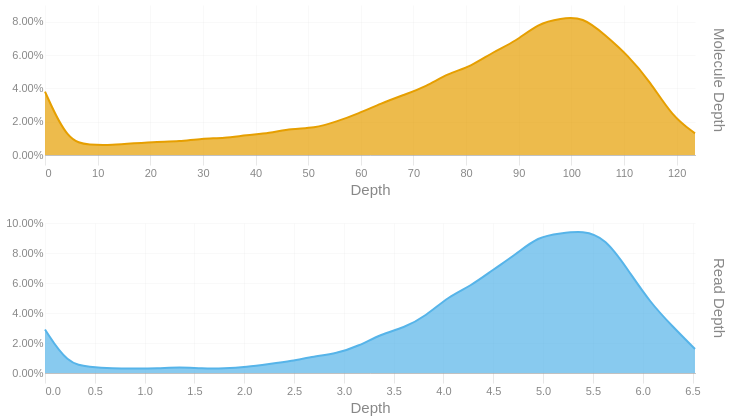

Write notebook code for a chart like this one.
### Code cell
readdep = depth_hist(tb['Read Depth'], q99, 3)
readdep = readdep.with_columns(pl.lit('Read Depth').alias('Metric'))
if not SKIPLR:
    moldep = depth_hist(tb['Molecule Depth'], mol_q99, 1)
    moldep = moldep.with_columns(pl.lit('Molecule Depth').alias('Metric'))
    _hist = pl.concat([readdep, moldep])
    _hist = _hist.filter(pl.col('Proportion') != 0)
    with SafeRender(_hist):
        (
            alt.Chart(_hist)        
            .mark_area(interpolate = "basis")
            .encode(
                x=alt.X('Bin:Q').scale(domainMin=0).axis(alt.Axis(title='Depth')),
                y = alt.Y('Proportion:Q', title = None).axis(format = '.2%'),
                color = alt.Color('Metric:N').legend(None),
                row = alt.Row("Metric:N").header(title = None, labelOrient = 'right'),
                tooltip = [
                    alt.Tooltip("Metric:N", title = "Metric"),
                    alt.Tooltip('Interval:N', title = "Depth Interval"),
                    alt.Tooltip('Proportion:Q', title = "% Alignments").format('.2%')
                ]
            )
            .resolve_scale(x='independent', y='independent')
            .properties(
                height = 150, width = 650,
                usermeta={'embedOptions': {'downloadFileName': f'{samplename}.depth.hist'}}
            )
        ).display()
else:
    readdep = readdep.filter(pl.col('Proportion') != 0)
    with SafeRender(readdep):
        (
            alt.Chart(readdep)        
            .mark_area(interpolate = "basis")
            .encode(
                x=alt.X('Bin:Q').scale(domainMin=0).axis(alt.Axis(title='Depth')),
                y = alt.Y('Proportion:Q', title = None).axis(format = '.2%'),
                tooltip = [
                    alt.Tooltip('Interval:N', title = "Depth Interval"),
                    alt.Tooltip('Proportion:Q', title = "% Alignments").format('.2%')
                ]
            )
            .properties(
                usermeta={'embedOptions': {'downloadFileName': f'{samplename}.depth.hist'}}
            )
        ).display()

### Figure 1 — Vega-Lite specification as saved in the notebook (floating-point values rounded to 4 significant figures)
{"width": 650, "height": 150, "config": {"title": {"anchor": "start", "dy": -15, "fontSize": 18, "color": "#888888", "subtitleColor": "#888888", "subtitleFontSize": 14}, "arc": {"fill": "#0072B2"}, "axis": {"domainColor": "#888888", "domainWidth": 0.5, "gridWidth": 0.2, "grid": false, "titleFontWeight": 400, "titleFontSize": 15, "labelFontSize": 11, "labelColor": "#888888", "tickColor": "#888888", "tickWidth": 0.2, "titleColor": "#888888"}, "axisBand": {"grid": false}, "axisX": {"grid": true, "tickSize": 10, "domainCap": "round"}, "axisY": {"domain": false, "grid": true, "tickSize": 0, "domainCap": "round"}, "background": "transparent", "header": {"labelFontSize": 15, "labelColor": "#888888", "titleFontSize": 15, "titleFontWeight": 600, "titleColor": "#888888"}, "legend": {"labelFont": "sans-serif", "labelFontSize": 12, "labelColor": "#888888", "symbolSize": 100, "symbolType": "circle", "titleFontSize": 12, "titlePadding": 10, "titleColor": "#888888", "title": null}, "range": {"category": ["#E69F00", "#56B4E9", "#009E73", "#F0E442", "#0072B2", "#D55E00", "#CC79A7", "#000000"], "diverging": ["#cfe8f3", "#a2d4ec", "#73bfe2", "#46abdb", "#1696d2", "#12719e"]}, "area": {"fill": "#0072B2", "fillOpacity": 0.7, "line": true, "strokeOpacity": 0.7}, "line": {"color": "#0072B2", "stroke": "#0072B2", "strokeWidth": 2}, "trail": {"color": "#0072B2", "stroke": "#0072B2", "strokeWidth": 0, "size": 1}, "point": {"filled": true, "fillOpacity": 1.0, "size": 95}, "text": {"color": "#888888", "fontSize": 11, "align": "right", "fontWeight": 400, "size": 11}, "bar": {"fill": "#0072B2", "stroke": null}, "view": {"stroke": null, "continuousWidth": 660, "continuousHeight": 400}}, "data": {"name": "data-7f2f38c2a4ae35b3349c23022a954f92"}, "mark": {"type": "area", "interpolate": "basis"}, "encoding": {"color": {"field": "Metric", "legend": null, "type": "nominal"}, "row": {"field": "Metric", "header": {"title": null, "labelOrient": "right"}, "type": "nominal"}, "tooltip": [{"field": "Metric", "title": "Metric", "type": "nominal"}, {"field": "Interval", "title": "Depth Interval", "type": "nominal"}, {"field": "Proportion", "format": ".2%", "title": "% Alignments", "type": "quantitative"}], "x": {"axis": {"title": "Depth"}, "field": "Bin", "scale": {"domainMin": 0}, "type": "quantitative"}, "y": {"axis": {"format": ".2%"}, "field": "Proportion", "title": null, "type": "quantitative"}}, "resolve": {"scale": {"x": "independent", "y": "independent"}}, "usermeta": {"embedOptions": {"downloadFileName": "S5_Connecticut_977.depth.hist"}}, "$schema": "https://vega.github.io/schema/vega-lite/v6.1.0.json", "datasets": {"data-7f2f38c2a4ae35b3349c23022a954f92": [{"Bin": 0.0, "Interval": "0.0-0.225", "Proportion": 0.029, "Metric": "Read Depth"}, {"Bin": 0.225, "Interval": "0.225-0.45", "Proportion": 0.006, "Metric": "Read Depth"}, {"Bin": 0.45, "Interval": "0.45-0.675", "Proportion": 0.004, "Metric": "Read Depth"}, {"Bin": 0.675, "Interval": "0.675-0.9", "Proportion": 0.003, "Metric": "Read Depth"}, {"Bin": 0.9, "Interval": "0.9-1.125", "Proportion": 0.003, "Metric": "Read Depth"}, {"Bin": 1.125, "Interval": "1.125-1.35", "Proportion": 0.003, "Metric": "Read Depth"}, {"Bin": 1.35, "Interval": "1.35-1.575", "Proportion": 0.004, "Metric": "Read Depth"}, {"Bin": 1.575, "Interval": "1.575-1.8", "Proportion": 0.003, "Metric": "Read Depth"}, {"Bin": 1.8, "Interval": "1.8-2.025", "Proportion": 0.003, "Metric": "Read Depth"}, {"Bin": 2.025, "Interval": "2.025-2.25", "Proportion": 0.004, "Metric": "Read Depth"}, {"Bin": 2.25, "Interval": "2.25-2.475", "Proportion": 0.006, "Metric": "Read Depth"}, {"Bin": 2.475, "Interval": "2.475-2.7", "Proportion": 0.008, "Metric": "Read Depth"}, {"Bin": 2.7, "Interval": "2.7-2.925", "Proportion": 0.011, "Metric": "Read Depth"}, {"Bin": 2.925, "Interval": "2.925-3.15", "Proportion": 0.013, "Metric": "Read Depth"}, {"Bin": 3.15, "Interval": "3.15-3.375", "Proportion": 0.018, "Metric": "Read Depth"}, {"Bin": 3.375, "Interval": "3.375-3.6", "Proportion": 0.026, "Metric": "Read Depth"}, {"Bin": 3.6, "Interval": "3.6-3.825", "Proportion": 0.03, "Metric": "Read Depth"}, {"Bin": 3.825, "Interval": "3.825-4.05", "Proportion": 0.038, "Metric": "Read Depth"}, {"Bin": 4.05, "Interval": "4.05-4.275", "Proportion": 0.051, "Metric": "Read Depth"}, {"Bin": 4.275, "Interval": "4.275-4.5", "Proportion": 0.058, "Metric": "Read Depth"}, {"Bin": 4.5, "Interval": "4.5-4.725", "Proportion": 0.069, "Metric": "Read Depth"}, {"Bin": 4.725, "Interval": "4.725-4.95", "Proportion": 0.079, "Metric": "Read Depth"}, {"Bin": 4.95, "Interval": "4.95-5.175", "Proportion": 0.091, "Metric": "Read Depth"}, {"Bin": 5.175, "Interval": "5.175-5.4", "Proportion": 0.093, "Metric": "Read Depth"}, {"Bin": 5.4, "Interval": "5.4-5.625", "Proportion": 0.095, "Metric": "Read Depth"}, {"Bin": 5.625, "Interval": "5.625-5.85", "Proportion": 0.09, "Metric": "Read Depth"}, {"Bin": 5.85, "Interval": "5.85-6.075", "Proportion": 0.069, "Metric": "Read Depth"}, {"Bin": 6.075, "Interval": "6.075-6.3", "Proportion": 0.047, "Metric": "Read Depth"}, {"Bin": 6.3, "Interval": "6.3-6.525", "Proportion": 0.031, "Metric": "Read Depth"}, {"Bin": 6.525, "Interval": "6.525-6.75", "Proportion": 0.016, "Metric": "Read Depth"}, {"Bin": 0.0, "Interval": "0.0-4.3", "Proportion": 0.038, "Metric": "Molecule Depth"}, {"Bin": 4.3, "Interval": "4.3-8.5", "Proportion": 0.008, "Metric": "Molecule Depth"}, {"Bin": 8.5, "Interval": "8.5-12.8", "Proportion": 0.006, "Metric": "Molecule Depth"}, {"Bin": 12.8, "Interval": "12.8-17.0", "Proportion": 0.006, "Metric": "Molecule Depth"}, {"Bin": 17.0, "Interval": "17.0-21.3", "Proportion": 0.007, "Metric": "Molecule Depth"}, {"Bin": 21.3, "Interval": "21.3-25.5", "Proportion": 0.008, "Metric": "Molecule Depth"}, {"Bin": 25.5, "Interval": "25.5-29.8", "Proportion": 0.008, "Metric": "Molecule Depth"}, {"Bin": 29.8, "Interval": "29.8-34.1", "Proportion": 0.01, "Metric": "Molecule Depth"}, {"Bin": 34.1, "Interval": "34.1-38.3", "Proportion": 0.01, "Metric": "Molecule Depth"}, {"Bin": 38.3, "Interval": "38.3-42.6", "Proportion": 0.012, "Metric": "Molecule Depth"}, {"Bin": 42.6, "Interval": "42.6-46.8", "Proportion": 0.013, "Metric": "Molecule Depth"}, {"Bin": 46.8, "Interval": "46.8-51.1", "Proportion": 0.016, "Metric": "Molecule Depth"}, {"Bin": 51.1, "Interval": "51.1-55.4", "Proportion": 0.016, "Metric": "Molecule Depth"}, {"Bin": 55.4, "Interval": "55.4-59.6", "Proportion": 0.02, "Metric": "Molecule Depth"}, {"Bin": 59.6, "Interval": "59.6-63.9", "Proportion": 0.025, "Metric": "Molecule Depth"}, {"Bin": 63.9, "Interval": "63.9-68.1", "Proportion": 0.031, "Metric": "Molecule Depth"}, {"Bin": 68.1, "Interval": "68.1-72.4", "Proportion": 0.036, "Metric": "Molecule Depth"}, {"Bin": 72.4, "Interval": "72.4-76.6", "Proportion": 0.041, "Metric": "Molecule Depth"}, {"Bin": 76.6, "Interval": "76.6-80.9", "Proportion": 0.049, "Metric": "Molecule Depth"}, {"Bin": 80.9, "Interval": "80.9-85.2", "Proportion": 0.053, "Metric": "Molecule Depth"}, {"Bin": 85.2, "Interval": "85.2-89.4", "Proportion": 0.062, "Metric": "Molecule Depth"}, {"Bin": 89.4, "Interval": "89.4-93.7", "Proportion": 0.068, "Metric": "Molecule Depth"}, {"Bin": 93.7, "Interval": "93.7-97.9", "Proportion": 0.079, "Metric": "Molecule Depth"}, {"Bin": 97.9, "Interval": "97.9-102.2", "Proportion": 0.082, "Metric": "Molecule Depth"}, {"Bin": 102.2, "Interval": "102.2-106.4", "Proportion": 0.083, "Metric": "Molecule Depth"}, {"Bin": 106.4, "Interval": "106.4-110.7", "Proportion": 0.072, "Metric": "Molecule Depth"}, {"Bin": 110.7, "Interval": "110.7-115.0", "Proportion": 0.06, "Metric": "Molecule Depth"}, {"Bin": 115.0, "Interval": "115.0-119.2", "Proportion": 0.044, "Metric": "Molecule Depth"}, {"Bin": 119.2, "Interval": "119.2-123.5", "Proportion": 0.023, "Metric": "Molecule Depth"}, {"Bin": 123.5, "Interval": "123.5-127.74", "Proportion": 0.013, "Metric": "Molecule Depth"}]}}
